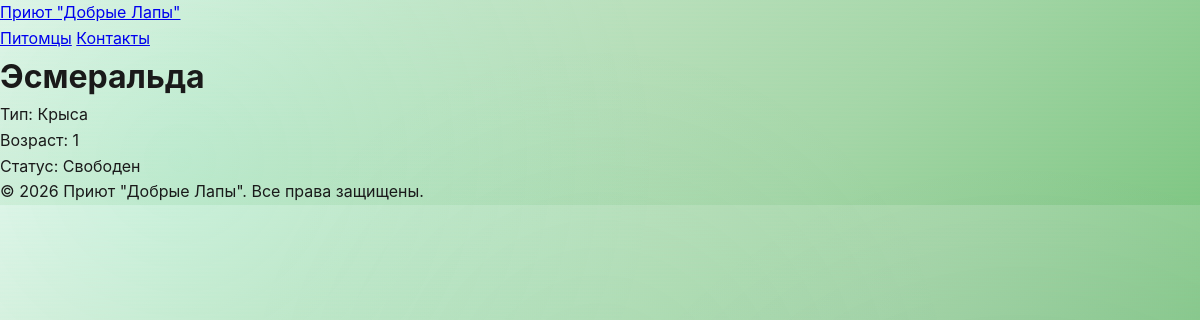
The app's page /api/animal/4/ with its own data.
### shelter/models.py (models this page shows, shortened)
class Animal(models.Model):
    STATUS = [('free','Свободен'),('booked','Забронирован')]
    name = models.CharField(max_length=100)
    type = models.CharField(max_length=50)
    age = models.IntegerField()
    status = models.CharField(max_length=10, choices=STATUS, default='free')

### shelter/views.py (the view)
# urls.py: path('animal/<int:pk>/', animal_detail, name='animal_detail'),
def animal_detail(request, pk):
    animal = get_object_or_404(Animal, pk=pk)
    return render(request, 'shelter/animal_detail.html', {
        'animal': animal
    })

### shelter/templates/shelter/animal_detail.html (shortened to what this page needs)
{% extends 'shelter/base.html' %}
{% block content %}
<div class="container mx-auto px-4 py-12">
    <h1 class="text-4xl font-bold mb-4">{{ animal.name }}</h1>
    <p>Тип: {{ animal.type }}</p>
    <p>Возраст: {{ animal.age }}</p>
    <p>Статус: {{ animal.get_status_display }}</p>
</div>
{% endblock %}

### shelter/static/shelter/css/style.css (style rules this page uses)
:root { --forest-dark: #1a4d2e; --forest-main: #2d7a4f; --leaf-bright: #4ecca3; --mint-fresh: #7df9c0; --sage-light: #e8f5e9; --neon-cyan: #00ffc6; --neon-violet: #a855f7; --neon-blue: #3b82f6; --neon-pink: #ec4899; --electric-lime: #84ff00; --gradient-nature: linear-gradient(135deg, #1a4d2e 0%, #4ecca3 100%); --gradient-cyber: linear-gradient(135deg, #00ffc6 0%, #a855f7 50%, #ec4899 100%); --gradient-organic: linear-gradient(120deg, #2d7a4f 0%, #4ecca3 50%, #7df9c0 100%); --gradient-glow: linear-gradient(135deg, #84ff00 0%, #00ffc6 100%); --bg-primary: #0f2027; --bg-card: rgba(255, 255, 255, 0.95); --bg-glass: rgba(255, 255, 255, 0.12); --bg-dark-glass: rgba(26, 77, 46, 0.15); --shadow-soft: 0 4px 20px rgba(29, 122, 79, 0.2); --shadow-medium: 0 8px 32px rgba(29, 122, 79, 0.3); --shadow-strong: 0 15px 50px rgba(29, 122, 79, 0.4); --glow-cyan: 0 0 25px rgba(0, 255, 198, 0.6), 0 0 50px rgba(0, 255, 198, 0.3); --glow-violet: 0 0 25px rgba(168, 85, 247, 0.6), 0 0 50px rgba(168, 85, 247, 0.3); --glow-nature: 0 0 30px rgba(78, 204, 163, 0.5); }
* { margin: 0; padding: 0; box-sizing: border-box; }
body { font-family: 'Space Grotesk', 'Inter', -apple-system, sans-serif; background: linear-gradient(135deg, #e8f5e9 0%, #c8e6c9 30%, #a5d6a7 70%, #81c784 100%); color: #1a1a1a; line-height: 1.6; overflow-x: hidden; position: relative; }
body::before { content: ''; position: fixed; inset: 0; background: radial-gradient(circle at 15% 20%, rgba(0, 255, 198, 0.08), transparent 40%), radial-gradient(circle at 85% 80%, rgba(168, 85, 247, 0.08), transparent 40%), radial-gradient(circle at 50% 50%, rgba(78, 204, 163, 0.05), transparent 50%); z-index: -1; animation: breathe 12s ease-in-out infinite; }
body::after { content: ''; position: fixed; inset: 0; background-image: repeating-linear-gradient(0deg, transparent, transparent 2px, rgba(0, 255, 198, 0.03) 2px, rgba(0, 255, 198, 0.03) 4px); z-index: -1; opacity: 0.3; }

### staticfiles/css/main.e6c13ad2.css (style rules this page uses)
body { -webkit-font-smoothing:antialiased;-moz-osx-font-smoothing:grayscale;font-family:-apple-system,BlinkMacSystemFont,Segoe UI,Roboto,Oxygen,Ubuntu,Cantarell,Fira Sans,Droid Sans,Helvetica Neue,sans-serif;margin:0 }

### records on screen
Animal: name "Эсмеральда", type "Крыса", age "1", status "Свободен"
